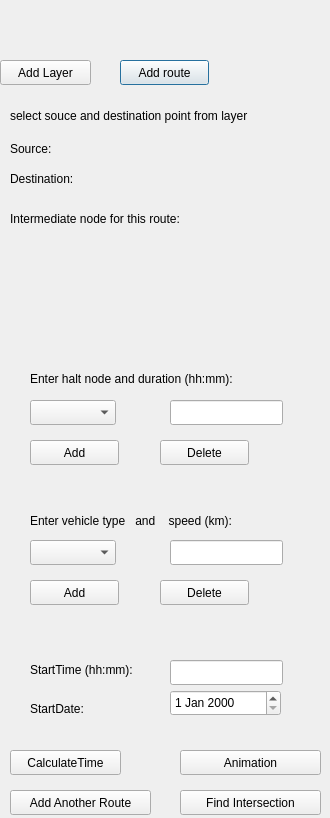
<?xml version="1.0" encoding="UTF-8"?>
<ui version="4.0">
 <class>FindPathDialogBase</class>
 <widget class="QDialog" name="FindPathDialogBase">
  <property name="geometry">
   <rect>
    <x>0</x>
    <y>0</y>
    <width>330</width>
    <height>818</height>
   </rect>
  </property>
  <property name="windowTitle">
   <string>Find Path</string>
  </property>
  <widget class="QPushButton" name="pushButton_addroute">
   <property name="geometry">
    <rect>
     <x>120</x>
     <y>60</y>
     <width>89</width>
     <height>25</height>
    </rect>
   </property>
   <property name="text">
    <string>Add route</string>
   </property>
  </widget>
  <widget class="QLabel" name="label_pointselect">
   <property name="geometry">
    <rect>
     <x>10</x>
     <y>100</y>
     <width>311</width>
     <height>31</height>
    </rect>
   </property>
   <property name="text">
    <string>select souce and destination point from layer</string>
   </property>
  </widget>
  <widget class="QLabel" name="label_source">
   <property name="geometry">
    <rect>
     <x>10</x>
     <y>140</y>
     <width>81</width>
     <height>17</height>
    </rect>
   </property>
   <property name="text">
    <string>Source:</string>
   </property>
  </widget>
  <widget class="QLabel" name="label_destination">
   <property name="geometry">
    <rect>
     <x>10</x>
     <y>170</y>
     <width>91</width>
     <height>17</height>
    </rect>
   </property>
   <property name="text">
    <string>Destination:</string>
   </property>
  </widget>
  <widget class="QLabel" name="label_sourcevalue">
   <property name="geometry">
    <rect>
     <x>140</x>
     <y>140</y>
     <width>67</width>
     <height>17</height>
    </rect>
   </property>
   <property name="text">
    <string/>
   </property>
  </widget>
  <widget class="QLabel" name="label_destvalue">
   <property name="geometry">
    <rect>
     <x>140</x>
     <y>170</y>
     <width>67</width>
     <height>17</height>
    </rect>
   </property>
   <property name="text">
    <string/>
   </property>
  </widget>
  <widget class="QLabel" name="label_nodelist">
   <property name="geometry">
    <rect>
     <x>10</x>
     <y>210</y>
     <width>241</width>
     <height>17</height>
    </rect>
   </property>
   <property name="text">
    <string>Intermediate node for this route:</string>
   </property>
  </widget>
  <widget class="QLabel" name="label_nodelistvalue">
   <property name="geometry">
    <rect>
     <x>10</x>
     <y>240</y>
     <width>301</width>
     <height>101</height>
    </rect>
   </property>
   <property name="text">
    <string/>
   </property>
  </widget>
  <widget class="QLabel" name="label_haltdur">
   <property name="geometry">
    <rect>
     <x>30</x>
     <y>370</y>
     <width>271</width>
     <height>17</height>
    </rect>
   </property>
   <property name="text">
    <string>Enter halt node and duration (hh:mm):</string>
   </property>
  </widget>
  <widget class="QPushButton" name="pushButton_addhaltlist">
   <property name="geometry">
    <rect>
     <x>30</x>
     <y>440</y>
     <width>89</width>
     <height>25</height>
    </rect>
   </property>
   <property name="text">
    <string>Add</string>
   </property>
  </widget>
  <widget class="QPushButton" name="pushButton_otherroute">
   <property name="geometry">
    <rect>
     <x>10</x>
     <y>790</y>
     <width>141</width>
     <height>25</height>
    </rect>
   </property>
   <property name="text">
    <string>Add Another Route</string>
   </property>
  </widget>
  <widget class="QPushButton" name="pushButton_calculatetime">
   <property name="geometry">
    <rect>
     <x>10</x>
     <y>750</y>
     <width>111</width>
     <height>25</height>
    </rect>
   </property>
   <property name="text">
    <string>CalculateTime</string>
   </property>
  </widget>
  <widget class="QLabel" name="label_vehicle">
   <property name="geometry">
    <rect>
     <x>30</x>
     <y>510</y>
     <width>261</width>
     <height>21</height>
    </rect>
   </property>
   <property name="text">
    <string>Enter vehicle type   and    speed (km):</string>
   </property>
  </widget>
  <widget class="QPushButton" name="pushButton_addvehicle">
   <property name="geometry">
    <rect>
     <x>30</x>
     <y>580</y>
     <width>89</width>
     <height>25</height>
    </rect>
   </property>
   <property name="text">
    <string>Add</string>
   </property>
  </widget>
  <widget class="QLabel" name="label_starttime">
   <property name="geometry">
    <rect>
     <x>30</x>
     <y>660</y>
     <width>131</width>
     <height>20</height>
    </rect>
   </property>
   <property name="text">
    <string>StartTime (hh:mm):</string>
   </property>
  </widget>
  <widget class="QLineEdit" name="lineEdit_starttime">
   <property name="geometry">
    <rect>
     <x>170</x>
     <y>660</y>
     <width>113</width>
     <height>25</height>
    </rect>
   </property>
  </widget>
  <widget class="QPushButton" name="pushButton_deletehalt">
   <property name="geometry">
    <rect>
     <x>160</x>
     <y>440</y>
     <width>89</width>
     <height>25</height>
    </rect>
   </property>
   <property name="text">
    <string>Delete</string>
   </property>
  </widget>
  <widget class="QPushButton" name="pushButton_deletevehicle">
   <property name="geometry">
    <rect>
     <x>160</x>
     <y>580</y>
     <width>89</width>
     <height>25</height>
    </rect>
   </property>
   <property name="text">
    <string>Delete</string>
   </property>
  </widget>
  <widget class="QPushButton" name="pushButton_intersection">
   <property name="geometry">
    <rect>
     <x>180</x>
     <y>790</y>
     <width>141</width>
     <height>25</height>
    </rect>
   </property>
   <property name="text">
    <string>Find Intersection</string>
   </property>
  </widget>
  <widget class="QComboBox" name="comboBox_halt">
   <property name="geometry">
    <rect>
     <x>30</x>
     <y>400</y>
     <width>86</width>
     <height>25</height>
    </rect>
   </property>
  </widget>
  <widget class="QLabel" name="label_vehiclevalue">
   <property name="geometry">
    <rect>
     <x>20</x>
     <y>620</y>
     <width>281</width>
     <height>21</height>
    </rect>
   </property>
   <property name="text">
    <string/>
   </property>
  </widget>
  <widget class="QLabel" name="label_haltnodelist">
   <property name="geometry">
    <rect>
     <x>20</x>
     <y>480</y>
     <width>301</width>
     <height>21</height>
    </rect>
   </property>
   <property name="text">
    <string/>
   </property>
  </widget>
  <widget class="QComboBox" name="comboBox_vehical">
   <property name="geometry">
    <rect>
     <x>30</x>
     <y>540</y>
     <width>86</width>
     <height>25</height>
    </rect>
   </property>
  </widget>
  <widget class="QLineEdit" name="lineEdit_durationval">
   <property name="geometry">
    <rect>
     <x>170</x>
     <y>400</y>
     <width>113</width>
     <height>25</height>
    </rect>
   </property>
  </widget>
  <widget class="QLineEdit" name="lineEdit_speed">
   <property name="geometry">
    <rect>
     <x>170</x>
     <y>540</y>
     <width>113</width>
     <height>25</height>
    </rect>
   </property>
  </widget>
  <widget class="QLabel" name="label_date">
   <property name="geometry">
    <rect>
     <x>30</x>
     <y>700</y>
     <width>81</width>
     <height>17</height>
    </rect>
   </property>
   <property name="text">
    <string>StartDate:</string>
   </property>
  </widget>
  <widget class="QPushButton" name="pushButton_animation">
   <property name="geometry">
    <rect>
     <x>180</x>
     <y>750</y>
     <width>141</width>
     <height>25</height>
    </rect>
   </property>
   <property name="text">
    <string>Animation</string>
   </property>
  </widget>
  <widget class="QDateEdit" name="dateEdit">
   <property name="geometry">
    <rect>
     <x>170</x>
     <y>690</y>
     <width>111</width>
     <height>26</height>
    </rect>
   </property>
  </widget>
  <widget class="QPushButton" name="pushButton_addlayer">
   <property name="geometry">
    <rect>
     <x>0</x>
     <y>60</y>
     <width>91</width>
     <height>25</height>
    </rect>
   </property>
   <property name="text">
    <string>Add Layer</string>
   </property>
  </widget>
  <widget class="QLabel" name="label_logo">
   <property name="geometry">
    <rect>
     <x>100</x>
     <y>0</y>
     <width>151</width>
     <height>41</height>
    </rect>
   </property>
   <property name="text">
    <string/>
   </property>
  </widget>
 </widget>
 <resources/>
 <connections/>
</ui>
